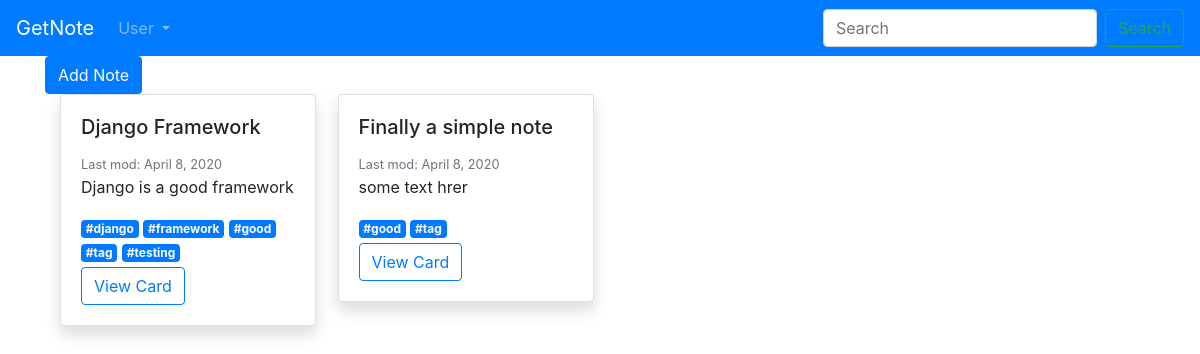
The app's page /note/tag/good/ (signed in) with its own data.
### note/models.py (models this page shows, shortened)
class Note(models.Model):
    user = models.ForeignKey(settings.AUTH_USER_MODEL,on_delete=models.CASCADE)
    title = models.CharField(max_length=30)
    text = models.TextField(null=True,blank=True)
    tags = models.ManyToManyField(Tag)
    created_date = models.DateTimeField(auto_now_add=True)
    last_modified = models.DateTimeField(auto_now=True)
    slug = models.SlugField(null=False,unique=True)
    class Meta:
        ordering= ['-last_modified']
    def getNoteTags(self):
        return self.tags.all()

class Tag(models.Model):
    name = models.CharField(max_length=50,unique=True)
    slug = models.SlugField(null=False,unique=True)
    class Meta:
        ordering= ['name']

### note/views.py (the view)
# urls.py: path("tag/<slug:slug>/",TagFilterView.as_view(),name='tag_filter'),
class TagFilterView(ListView):
    template_name = "base/home_page.html"
    model = Note
    def get_queryset(self):
        tags = self.kwargs['slug']
        queryset = super(TagFilterView, self).get_queryset()
        if self.request.user.is_authenticated:
            user = self.request.user
            queryset = Note.objects.filter(user_id=user.id).filter(tags__name=tags)
        else:
            queryset = Note.objects.none()
        return queryset
    def get_context_data(self, **kwargs):
        context = super(TagFilterView, self).get_context_data(**kwargs)
        if self.request.user.is_authenticated:
            tagList = ""
            for q in getDistinctUserTags(self.request):
                tagList+=q.name+","
            context['tagList']=tagList[:len(tagList)-1]
        return context

### accounts/models.py (called while the page is built)
    @property
    def is_active(self):
        return self.active

### note/views.py (called while the page is built)
def getDistinctUserTags(request):
    user = request.user
    return Tag.objects.filter(note__user=user).distinct()

### templates/base/home_page.html
{% extends 'base.html' %}
{% block content %}
    {% if user.is_authenticated %}
        {% include 'snippet/note.html' %}
        {% include 'list_note.html' with note_list=object_list %}
    {% else %}
        <div class="alert alert-primary my-4" role="alert">
            <h4 class="text-center">Join GetNote to add notes here.</h4>
        </div>
    {% endif %}
{% endblock content %}

### note/templates/list_note.html
<div class="container">
    <div class="row note-list-row">
        {% if note_list %}
            {% for note in note_list %}
                <div class="col-3">
                    {% include 'snippet/preview.html' with note=note %}
                </div>
            {% endfor %}
        {% else %}
            <p id="empty-note-msg">You have empty Note, Create Now</p>
        {% endif %}
    </div>
</div>

### note/templates/snippet/preview.html
<div class="card shadow mb-3 bg-white rounded" style="width: 16rem;">
    <div class="card-body">
        <h5 class="card-title">{{ note.title|truncatechars:21 }}</h5>
        <small class="card-subtitle mb-2 pt-2 text-muted">Last mod: {{ note.last_modified.date }}</small>
        <br>
        <p class="card-text">{{ note.text|truncatechars:80 }}</p>
        <div class="diplay:flex">
            {% for tag in note.getNoteTags %}
                <a href="{% url 'note:tag_filter' tag.slug %}" class="badge badge-primary">#{{ tag.name }}</a>
            {% endfor %}
        </div>
        <button type="button" class="btn btn-outline-primary mt-1">View Card</button>
    </div>
</div>

### note/static/css/tagify.css (style rules this page uses)
:root { --tagify-dd-color-primary:rgb(53,149,246);--tagify-dd-bg-color:white }

### records on screen
Note: title "Django Framework", last_modified "April 8, 2020", text "Django is a good framework"
Tag: name "django"
Tag: name "framework"
Tag: name "good"
Tag: name "tag"
Tag: name "testing"
Note: title "Finally a simple note", last_modified "April 8, 2020", text "some text hrer"
